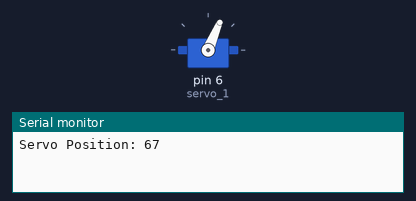
A sketch run on a simulated Arduino Uno, built with avr-gcc and run on an emulated ATmega328P. Parts: servo, the last lines printed to the serial monitor. Random numbers use the default seed unless the sketch sets one.

Above: at 0.1 s.
At 9.1 s:
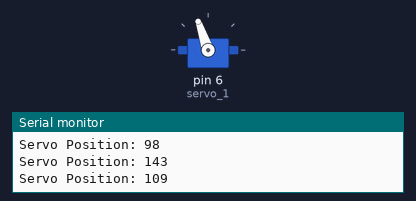
At 19.1 s:
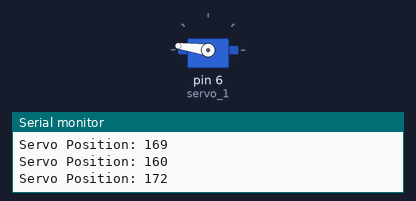
At 39.1 s:
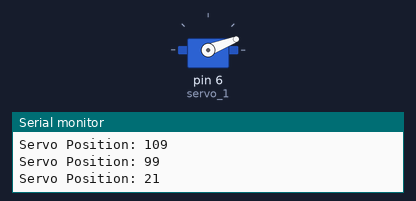
Timing chart, 0 to 40.0 s (numbered marks = the images above):
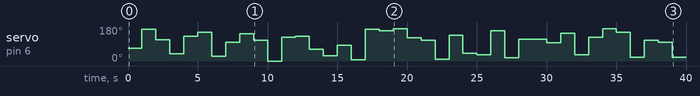

Measured:
- by itself, servo on pin 6 (servo_1): 67° → 169° at 1.0 s, → 113° 1.0 s later, → 38° 1.0 s later, → 130° 1.0 s later, … (39 changes in this stretch)

The sketch:

Servo_SG90.ino
```cpp
// Include the library required for Servo Control.
#include <Servo.h>

// Create constant integer that stores the digital port in which the servo will be connected.
const int servo_pin = 6;

// Instantiate Servo object with the name servo_1.
Servo servo_1;

void setup() {
  // Associate Servo object instance with the servo's pin
  servo_1.attach(6);

  // Begin the serial monitor at 9600 baud frequency
  Serial.begin(9600);

}

void loop() {
  // Create variable destination_position which stores a random integer between 0 and 180
  int destination_position = random(0, 180);

  // Print serial messages to indicate the position the servo will move to
  Serial.print("Servo Position: ");
  Serial.println(destination_position);

  // Move servo to the random position
  servo_1.write(destination_position);

  // Wait a second to give the servo time to move
  delay(1000);
}
```
